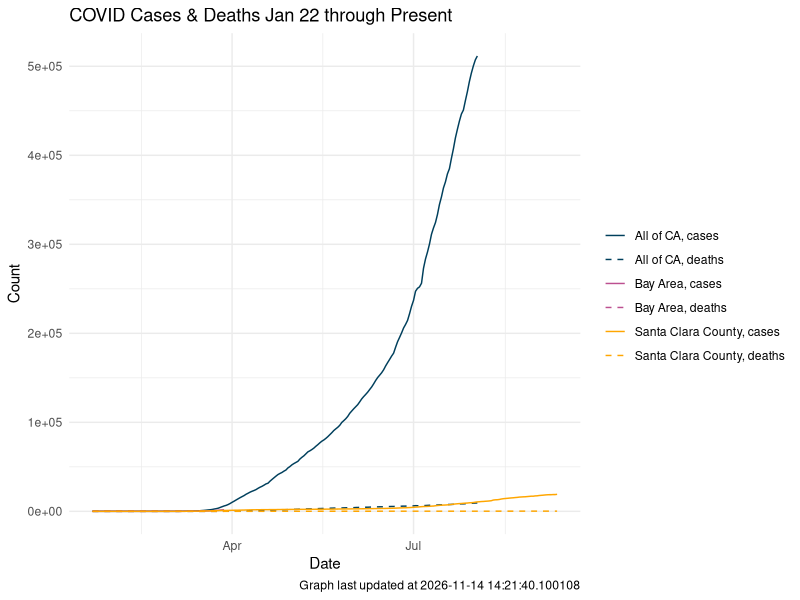
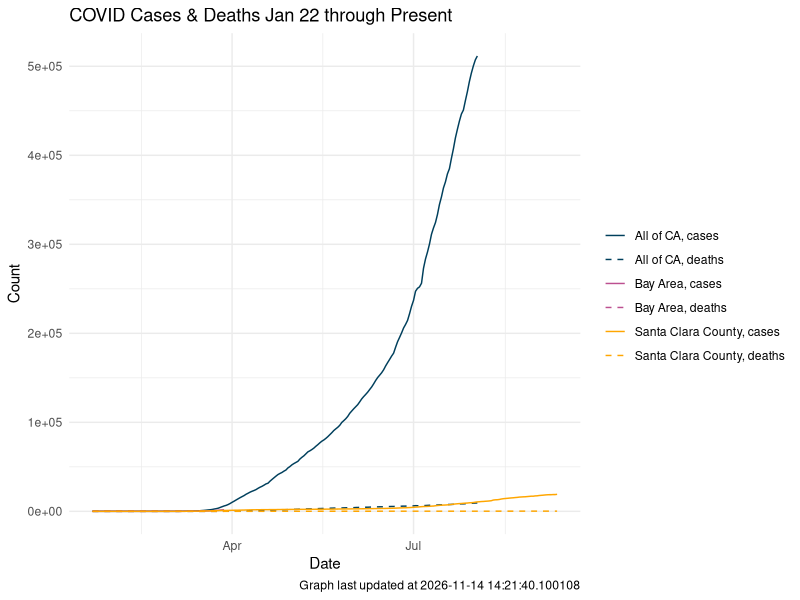

Source code (R) for these figures, in order:
library(tidyverse)

# Shelter in place order dates
bay_shelter <- as.Date("2020-03-16")
ca_shelter <- as.Date("2020-03-19")

# Read data
bay <- read_csv("data/bay_area_agg.csv")
ca  <- read_csv("data/california_agg.csv")
sc  <- read_csv("data/santa_clara_agg.csv")

df <- 
  bind_rows("Bay Area" = bay, 
            "All of CA" = ca, 
            "Santa Clara County" = sc,
            .id = "region") %>% 
  select(region, date, cases, deaths) %>% 
  pivot_longer(c(cases, deaths), names_to = "var", values_to = "count") %>% 
  mutate(group = paste(region, var, sep = ", "))

colors <- c("#003f5c", "#bc5090", "#ffa600") 
ltys <- c("solid", "dashed") 
          
ggplot(data = df, 
       aes(x = date, y = count, color = group, lty = group)) +
  geom_line() +
  geom_segment(x = bay_shelter, xend = bay_shelter,
               y = 0, yend = .92*max(df$count),
               lty = "dotted", color = "black") +
  annotate("text", x = bay_shelter - 6, y = 0.95*max(df$count), label = "Bay Shelter in Place") +
  geom_segment(x = ca_shelter, xend = ca_shelter, 
               y = 0, yend = .97*max(df$count), 
               lty = "dotted", color = "black") +
  annotate("text", x = ca_shelter - 6, y = max(df$count), label = "CA Shelter in Place") +
  theme_minimal() +
  labs(title = "COVID Cases & Deaths Jan 22 through Present", 
       x = "Date", 
       y = "Count", 
       color = "", 
       lty = "", 
       caption = paste("Graph last updated at", Sys.time())) +
  scale_colour_manual(values= rep(colors, each = length(ltys))) +   
  scale_linetype_manual(values=rep(ltys, length(unique(df$region)))) 

ggsave("cases_deaths.png")